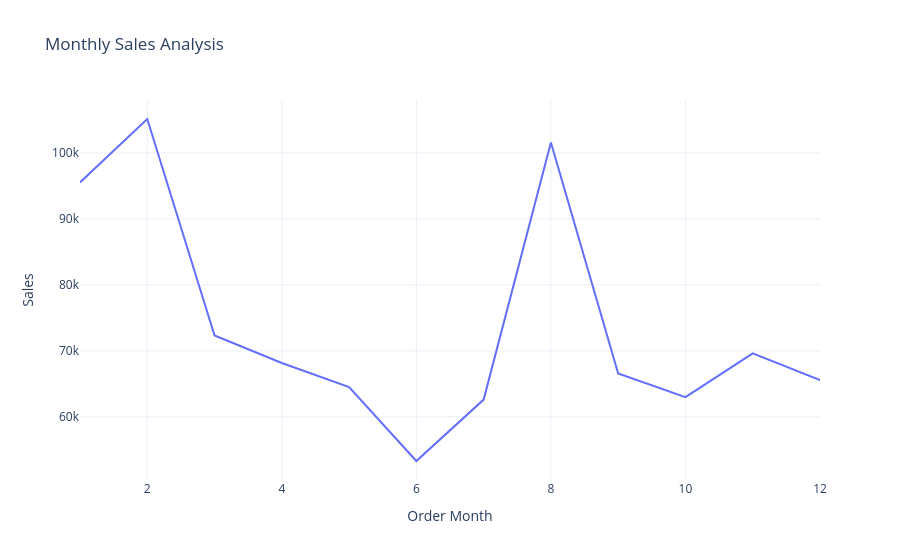

Write notebook code for a chart like this one.
### Code cell
month_sales=data.groupby("Order Month")["Sales"].sum().reset_index()
fig=px.line(month_sales,
            x="Order Month",
            y="Sales",
            title="Monthly Sales Analysis")
fig.show()

### Figure 1 — Plotly figure (JSON) as saved in the notebook; plotly's stock layout.template omitted (floating-point values rounded to 4 significant figures)
{"data": [{"hovertemplate": "Order Month=%{x}<br>Sales=%{y}<extra></extra>", "legendgroup": "", "line": {"color": "#636efa", "dash": "solid"}, "marker": {"symbol": "circle"}, "mode": "lines", "name": "", "orientation": "v", "showlegend": false, "type": "scatter", "x": [1.0, 2.0, 3.0, 4.0, 5.0, 6.0, 7.0, 8.0, 9.0, 10.0, 11.0, 12.0], "xaxis": "x", "y": [95520.0, 105100.0, 72320.0, 68160.0, 64520.0, 53310.0, 62610.0, 101600.0, 66580.0, 62990.0, 69620.0, 65560.0], "yaxis": "y"}], "layout": {"legend": {"tracegroupgap": 0}, "title": {"text": "Monthly Sales Analysis"}, "xaxis": {"anchor": "y", "domain": [0, 1], "title": {"text": "Order Month"}}, "yaxis": {"anchor": "x", "domain": [0, 1], "title": {"text": "Sales"}}}}
